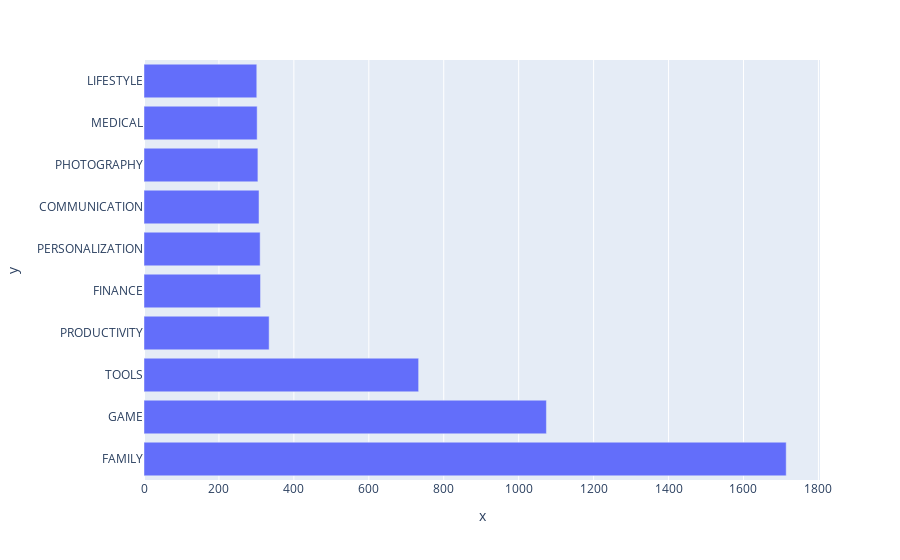

Notebook cell for this chart:
### Code cell
px.bar(x=top10_categories.values, y=top10_categories.index)

### Figure 1 — Plotly figure (JSON) as saved in the notebook; plotly's stock layout.template omitted (floating-point values rounded to 4 significant figures)
{"data": [{"alignmentgroup": "True", "hovertemplate": "x=%{x}<br>y=%{y}<extra></extra>", "legendgroup": "", "marker": {"color": "#636efa", "pattern": {"shape": ""}}, "name": "", "offsetgroup": "", "orientation": "h", "showlegend": false, "textposition": "auto", "type": "bar", "x": [1714, 1074, 733, 334, 311, 310, 307, 304, 302, 301], "xaxis": "x", "y": ["FAMILY", "GAME", "TOOLS", "PRODUCTIVITY", "FINANCE", "PERSONALIZATION", "COMMUNICATION", "PHOTOGRAPHY", "MEDICAL", "LIFESTYLE"], "yaxis": "y"}], "layout": {"barmode": "relative", "legend": {"tracegroupgap": 0}, "margin": {"t": 60}, "xaxis": {"anchor": "y", "domain": [0, 1], "title": {"text": "x"}}, "yaxis": {"anchor": "x", "domain": [0, 1], "title": {"text": "y"}}}}
